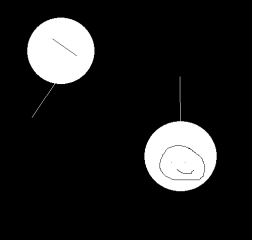
#> input picture ComputerVision/Week_8/original.png, 253 x 240 px
$ python -i Page_11_Bird_Counting.py   (imports and definitions only)
#> lines starting #> are read from the running program, lines starting #| are printed output that depends on the picture; after the words box and inside, x2 and y2 are one past the last pixel; in counts of white or black regions, pixels touching at a corner belong together
import cv2
import numpy as np

def Label(I):
    ret,B=cv2.threshold(I, 70, 255, cv2.THRESH_BINARY_INV)
    '''cv2.imshow("Thresholded	at	70",B)'''
    J = cv2.morphologyEx(B, cv2.MORPH_OPEN, np.ones((3,3),np.uint8))
    '''cv2.imshow('Opened',J)'''

    labelCount, labels = cv2.connectedComponents(J)
    # Map component labels to hue val
    label_hue = np.uint8(179*labels/np.max(labels))
    blank_ch = 255*np.ones_like(label_hue)
    labeled_img = cv2.merge([label_hue, blank_ch, blank_ch])

    # cvt to BGR for display
    L = cv2.cvtColor(labeled_img, cv2.COLOR_HSV2BGR)

    # set bachground label to black
    L[label_hue==0] = 0

    '''cv2.imshow('Labeled. Number of birds = ' + str(labelCount-1), L) #backgorund is also labeled
    cv2.waitKey(0)
    cv2.destroyAllWindows()'''
    return (L,labelCount-1)

    #source: https://stackoverflow.com/questions/46441893/connected-component-labeling-in-python

'''I = cv2.imread("birds.png",0)   #example program
(img,count)=Label(I)
cv2.imshow('Labeled. Number of birds = ' + str(count), img)
cv2.waitKey(0)
cv2.destroyAllWindows()'''

>>> import cv2
>>> picture = cv2.imread('original.png')
#> picture is the input picture: shape (240, 253, 3); min 0, max 255, mean 32.1
>>> result = Label(picture)
#> in Label, `ret,B=cv2.threshold(I, 70, 255, cv2.THRESH_BINARY_INV)`:
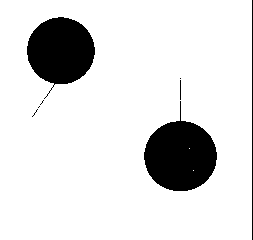
#> B: shape (240, 253, 3); 87% white; 8 black regions (4 under 20 px), largest, box (x1, y1, x2, y2) and area: (144, 101, 217, 191) 4026, (27, 17, 95, 99) 3563, (252, 0, 253, 240) 240, (180, 80, 181, 100) 20
#> in Label, `J = cv2.morphologyEx(B, cv2.MORPH_OPEN, np.ones((3,3),np.uint8))`: J: shape (240, 253, 3); 87% white; 6 black regions (3 under 20 px), largest, box (x1, y1, x2, y2) and area: (144, 78, 217, 191) 4051, (27, 17, 95, 99) 3565, (252, 0, 253, 240) 240
#> (the run stopped early here; a loop or call above may not have finished)
